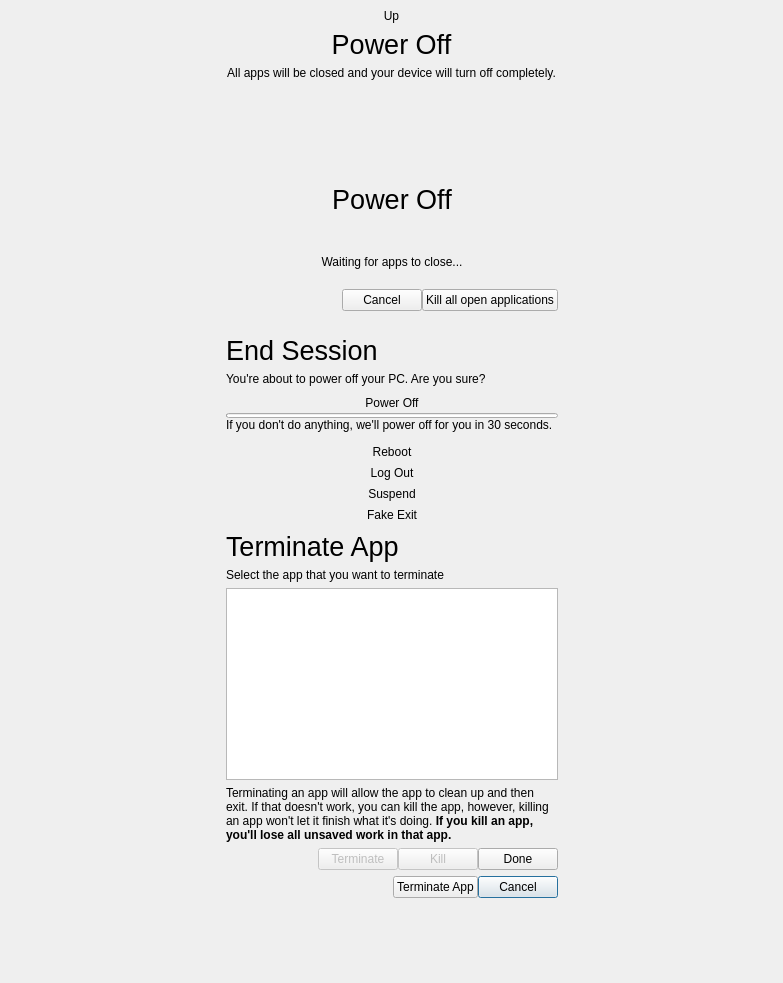
<?xml version="1.0" encoding="UTF-8"?>
<ui version="4.0">
 <class>EndSessionWait</class>
 <widget class="QDialog" name="EndSessionWait">
  <property name="geometry">
   <rect>
    <x>0</x>
    <y>0</y>
    <width>783</width>
    <height>983</height>
   </rect>
  </property>
  <property name="windowTitle">
   <string notr="true">Ending Session</string>
  </property>
  <property name="windowIcon">
   <iconset resource="resources.qrc">
    <normaloff>:/icons/icon.svg</normaloff>:/icons/icon.svg</iconset>
  </property>
  <property name="styleSheet">
   <string notr="true"/>
  </property>
  <layout class="QGridLayout" name="gridLayout">
   <property name="leftMargin">
    <number>0</number>
   </property>
   <property name="topMargin">
    <number>0</number>
   </property>
   <property name="rightMargin">
    <number>0</number>
   </property>
   <property name="bottomMargin">
    <number>0</number>
   </property>
   <item row="4" column="1">
    <spacer name="verticalSpacer">
     <property name="styleSheet">
      <string notr="true"/>
     </property>
     <property name="orientation">
      <enum>Qt::Vertical</enum>
     </property>
     <property name="sizeHint" stdset="0">
      <size>
       <width>20</width>
       <height>40</height>
      </size>
     </property>
    </spacer>
   </item>
   <item row="1" column="1">
    <spacer name="verticalSpacer_2">
     <property name="styleSheet">
      <string notr="true"/>
     </property>
     <property name="orientation">
      <enum>Qt::Vertical</enum>
     </property>
     <property name="sizeHint" stdset="0">
      <size>
       <width>20</width>
       <height>40</height>
      </size>
     </property>
    </spacer>
   </item>
   <item row="2" column="1" rowspan="2">
    <widget class="QFrame" name="MainFrame">
     <property name="styleSheet">
      <string notr="true"/>
     </property>
     <property name="frameShape">
      <enum>QFrame::NoFrame</enum>
     </property>
     <property name="frameShadow">
      <enum>QFrame::Raised</enum>
     </property>
     <layout class="QVBoxLayout" name="verticalLayout_2">
      <property name="leftMargin">
       <number>0</number>
      </property>
      <property name="topMargin">
       <number>0</number>
      </property>
      <property name="rightMargin">
       <number>0</number>
      </property>
      <property name="bottomMargin">
       <number>0</number>
      </property>
      <item>
       <widget class="QFrame" name="poweringOff">
        <property name="sizePolicy">
         <sizepolicy hsizetype="Expanding" vsizetype="Preferred">
          <horstretch>0</horstretch>
          <verstretch>0</verstretch>
         </sizepolicy>
        </property>
        <property name="minimumSize">
         <size>
          <width>350</width>
          <height>0</height>
         </size>
        </property>
        <property name="styleSheet">
         <string notr="true"/>
        </property>
        <property name="frameShape">
         <enum>QFrame::NoFrame</enum>
        </property>
        <property name="frameShadow">
         <enum>QFrame::Raised</enum>
        </property>
        <layout class="QVBoxLayout" name="verticalLayout">
         <property name="spacing">
          <number>20</number>
         </property>
         <item>
          <widget class="QLabel" name="powerType">
           <property name="font">
            <font>
             <pointsize>20</pointsize>
            </font>
           </property>
           <property name="styleSheet">
            <string notr="true"/>
           </property>
           <property name="text">
            <string notr="true">Power Off</string>
           </property>
           <property name="alignment">
            <set>Qt::AlignCenter</set>
           </property>
          </widget>
         </item>
         <item>
          <widget class="tCircularSpinner" name="widget" native="true"/>
         </item>
         <item>
          <widget class="QLabel" name="closingAppsMessage">
           <property name="styleSheet">
            <string notr="true"/>
           </property>
           <property name="text">
            <string>Waiting for apps to close...</string>
           </property>
           <property name="alignment">
            <set>Qt::AlignCenter</set>
           </property>
          </widget>
         </item>
         <item>
          <layout class="QHBoxLayout" name="horizontalLayout">
           <property name="spacing">
            <number>0</number>
           </property>
           <item>
            <spacer name="horizontalSpacer_3">
             <property name="styleSheet">
              <string notr="true"/>
             </property>
             <property name="orientation">
              <enum>Qt::Horizontal</enum>
             </property>
             <property name="sizeHint" stdset="0">
              <size>
               <width>40</width>
               <height>20</height>
              </size>
             </property>
            </spacer>
           </item>
           <item>
            <widget class="QPushButton" name="cancelButton">
             <property name="styleSheet">
              <string notr="true"/>
             </property>
             <property name="text">
              <string>Cancel</string>
             </property>
             <property name="icon">
              <iconset theme="dialog-cancel">
               <normaloff>.</normaloff>.</iconset>
             </property>
            </widget>
           </item>
           <item>
            <widget class="QPushButton" name="killAllButton">
             <property name="styleSheet">
              <string notr="true"/>
             </property>
             <property name="text">
              <string>Kill all open applications</string>
             </property>
             <property name="icon">
              <iconset theme="application-exit">
               <normaloff>.</normaloff>.</iconset>
             </property>
            </widget>
           </item>
          </layout>
         </item>
        </layout>
       </widget>
      </item>
      <item>
       <widget class="QFrame" name="askWhatToDo">
        <property name="styleSheet">
         <string notr="true"/>
        </property>
        <property name="frameShape">
         <enum>QFrame::NoFrame</enum>
        </property>
        <property name="frameShadow">
         <enum>QFrame::Raised</enum>
        </property>
        <layout class="QVBoxLayout" name="verticalLayout_3">
         <property name="sizeConstraint">
          <enum>QLayout::SetMinimumSize</enum>
         </property>
         <item>
          <widget class="QFrame" name="ExitFrameTop">
           <property name="sizePolicy">
            <sizepolicy hsizetype="Preferred" vsizetype="Preferred">
             <horstretch>0</horstretch>
             <verstretch>0</verstretch>
            </sizepolicy>
           </property>
           <property name="styleSheet">
            <string notr="true"/>
           </property>
           <property name="frameShape">
            <enum>QFrame::NoFrame</enum>
           </property>
           <property name="frameShadow">
            <enum>QFrame::Raised</enum>
           </property>
           <layout class="QVBoxLayout" name="verticalLayout_5">
            <property name="leftMargin">
             <number>0</number>
            </property>
            <property name="topMargin">
             <number>0</number>
            </property>
            <property name="rightMargin">
             <number>0</number>
            </property>
            <property name="bottomMargin">
             <number>0</number>
            </property>
            <item>
             <widget class="QLabel" name="label_3">
              <property name="font">
               <font>
                <pointsize>20</pointsize>
               </font>
              </property>
              <property name="styleSheet">
               <string notr="true"/>
              </property>
              <property name="text">
               <string>End Session</string>
              </property>
             </widget>
            </item>
            <item>
             <widget class="QLabel" name="label_4">
              <property name="styleSheet">
               <string notr="true"/>
              </property>
              <property name="text">
               <string>You're about to power off your PC. Are you sure?</string>
              </property>
             </widget>
            </item>
            <item>
             <widget class="QFrame" name="frame">
              <property name="styleSheet">
               <string notr="true"/>
              </property>
              <layout class="QVBoxLayout" name="verticalLayout_7">
               <property name="spacing">
                <number>0</number>
               </property>
               <property name="leftMargin">
                <number>0</number>
               </property>
               <property name="topMargin">
                <number>0</number>
               </property>
               <property name="rightMargin">
                <number>0</number>
               </property>
               <property name="bottomMargin">
                <number>0</number>
               </property>
               <item>
                <widget class="QToolButton" name="PowerOff">
                 <property name="sizePolicy">
                  <sizepolicy hsizetype="Preferred" vsizetype="Fixed">
                   <horstretch>0</horstretch>
                   <verstretch>0</verstretch>
                  </sizepolicy>
                 </property>
                 <property name="styleSheet">
                  <string notr="true"/>
                 </property>
                 <property name="text">
                  <string>Power Off</string>
                 </property>
                 <property name="icon">
                  <iconset theme="system-shutdown">
                   <normaloff>.</normaloff>.</iconset>
                 </property>
                 <property name="iconSize">
                  <size>
                   <width>32</width>
                   <height>32</height>
                  </size>
                 </property>
                 <property name="toolButtonStyle">
                  <enum>Qt::ToolButtonTextBesideIcon</enum>
                 </property>
                 <property name="autoRaise">
                  <bool>true</bool>
                 </property>
                </widget>
               </item>
               <item>
                <widget class="QProgressBar" name="idleProgressBar">
                 <property name="maximumSize">
                  <size>
                   <width>16777215</width>
                   <height>5</height>
                  </size>
                 </property>
                 <property name="styleSheet">
                  <string notr="true"/>
                 </property>
                 <property name="maximum">
                  <number>300</number>
                 </property>
                 <property name="value">
                  <number>0</number>
                 </property>
                 <property name="textVisible">
                  <bool>false</bool>
                 </property>
                </widget>
               </item>
               <item>
                <widget class="QLabel" name="idleWarning">
                 <property name="styleSheet">
                  <string notr="true"/>
                 </property>
                 <property name="text">
                  <string>If you don't do anything, we'll power off for you in 30 seconds.</string>
                 </property>
                 <property name="wordWrap">
                  <bool>true</bool>
                 </property>
                </widget>
               </item>
               <item>
                <spacer name="verticalSpacer_3">
                 <property name="orientation">
                  <enum>Qt::Vertical</enum>
                 </property>
                 <property name="sizeType">
                  <enum>QSizePolicy::Fixed</enum>
                 </property>
                 <property name="sizeHint" stdset="0">
                  <size>
                   <width>20</width>
                   <height>9</height>
                  </size>
                 </property>
                </spacer>
               </item>
               <item>
                <widget class="QToolButton" name="Reboot">
                 <property name="sizePolicy">
                  <sizepolicy hsizetype="Preferred" vsizetype="Fixed">
                   <horstretch>0</horstretch>
                   <verstretch>0</verstretch>
                  </sizepolicy>
                 </property>
                 <property name="styleSheet">
                  <string notr="true"/>
                 </property>
                 <property name="text">
                  <string>Reboot</string>
                 </property>
                 <property name="icon">
                  <iconset theme="system-reboot">
                   <normaloff>.</normaloff>.</iconset>
                 </property>
                 <property name="iconSize">
                  <size>
                   <width>16</width>
                   <height>16</height>
                  </size>
                 </property>
                 <property name="toolButtonStyle">
                  <enum>Qt::ToolButtonTextBesideIcon</enum>
                 </property>
                 <property name="autoRaise">
                  <bool>true</bool>
                 </property>
                </widget>
               </item>
               <item>
                <widget class="QToolButton" name="LogOut">
                 <property name="sizePolicy">
                  <sizepolicy hsizetype="Preferred" vsizetype="Fixed">
                   <horstretch>0</horstretch>
                   <verstretch>0</verstretch>
                  </sizepolicy>
                 </property>
                 <property name="styleSheet">
                  <string notr="true"/>
                 </property>
                 <property name="text">
                  <string>Log Out</string>
                 </property>
                 <property name="icon">
                  <iconset theme="system-log-out">
                   <normaloff>.</normaloff>.</iconset>
                 </property>
                 <property name="iconSize">
                  <size>
                   <width>16</width>
                   <height>16</height>
                  </size>
                 </property>
                 <property name="toolButtonStyle">
                  <enum>Qt::ToolButtonTextBesideIcon</enum>
                 </property>
                 <property name="autoRaise">
                  <bool>true</bool>
                 </property>
                </widget>
               </item>
               <item>
                <widget class="QToolButton" name="Suspend">
                 <property name="sizePolicy">
                  <sizepolicy hsizetype="Preferred" vsizetype="Fixed">
                   <horstretch>0</horstretch>
                   <verstretch>0</verstretch>
                  </sizepolicy>
                 </property>
                 <property name="styleSheet">
                  <string notr="true"/>
                 </property>
                 <property name="text">
                  <string>Suspend</string>
                 </property>
                 <property name="icon">
                  <iconset theme="system-suspend">
                   <normaloff>.</normaloff>.</iconset>
                 </property>
                 <property name="iconSize">
                  <size>
                   <width>16</width>
                   <height>16</height>
                  </size>
                 </property>
                 <property name="toolButtonStyle">
                  <enum>Qt::ToolButtonTextBesideIcon</enum>
                 </property>
                 <property name="autoRaise">
                  <bool>true</bool>
                 </property>
                </widget>
               </item>
               <item>
                <widget class="QToolButton" name="DummyExit">
                 <property name="sizePolicy">
                  <sizepolicy hsizetype="Preferred" vsizetype="Fixed">
                   <horstretch>0</horstretch>
                   <verstretch>0</verstretch>
                  </sizepolicy>
                 </property>
                 <property name="styleSheet">
                  <string notr="true"/>
                 </property>
                 <property name="text">
                  <string>Fake Exit</string>
                 </property>
                 <property name="icon">
                  <iconset theme="application-exit">
                   <normaloff>.</normaloff>.</iconset>
                 </property>
                 <property name="iconSize">
                  <size>
                   <width>16</width>
                   <height>16</height>
                  </size>
                 </property>
                 <property name="toolButtonStyle">
                  <enum>Qt::ToolButtonTextBesideIcon</enum>
                 </property>
                 <property name="autoRaise">
                  <bool>true</bool>
                 </property>
                </widget>
               </item>
              </layout>
             </widget>
            </item>
           </layout>
          </widget>
         </item>
         <item>
          <widget class="QFrame" name="terminateAppFrame">
           <property name="sizePolicy">
            <sizepolicy hsizetype="Preferred" vsizetype="Ignored">
             <horstretch>0</horstretch>
             <verstretch>0</verstretch>
            </sizepolicy>
           </property>
           <property name="styleSheet">
            <string notr="true"/>
           </property>
           <property name="frameShape">
            <enum>QFrame::NoFrame</enum>
           </property>
           <property name="frameShadow">
            <enum>QFrame::Raised</enum>
           </property>
           <layout class="QVBoxLayout" name="verticalLayout_4">
            <property name="leftMargin">
             <number>0</number>
            </property>
            <property name="topMargin">
             <number>0</number>
            </property>
            <property name="rightMargin">
             <number>0</number>
            </property>
            <property name="bottomMargin">
             <number>0</number>
            </property>
            <item>
             <widget class="QLabel" name="label_5">
              <property name="font">
               <font>
                <pointsize>20</pointsize>
               </font>
              </property>
              <property name="styleSheet">
               <string notr="true"/>
              </property>
              <property name="text">
               <string>Terminate App</string>
              </property>
             </widget>
            </item>
            <item>
             <widget class="QLabel" name="label_6">
              <property name="styleSheet">
               <string notr="true"/>
              </property>
              <property name="text">
               <string>Select the app that you want to terminate</string>
              </property>
             </widget>
            </item>
            <item>
             <widget class="QListWidget" name="listWidget">
              <property name="sizePolicy">
               <sizepolicy hsizetype="Expanding" vsizetype="Expanding">
                <horstretch>0</horstretch>
                <verstretch>0</verstretch>
               </sizepolicy>
              </property>
              <property name="styleSheet">
               <string notr="true"/>
              </property>
             </widget>
            </item>
            <item>
             <widget class="QLabel" name="label_8">
              <property name="styleSheet">
               <string notr="true"/>
              </property>
              <property name="text">
               <string>&lt;html&gt;&lt;head/&gt;&lt;body&gt;&lt;p&gt;Terminating an app will allow the app to clean up and then exit. If that doesn't work, you can kill the app, however, killing an app won't let it finish what it's doing. &lt;span style=&quot; font-weight:600;&quot;&gt;If you kill an app, you'll lose all unsaved work in that app.&lt;/span&gt;&lt;/p&gt;&lt;/body&gt;&lt;/html&gt;</string>
              </property>
              <property name="wordWrap">
               <bool>true</bool>
              </property>
             </widget>
            </item>
            <item>
             <layout class="QHBoxLayout" name="horizontalLayout_3">
              <property name="spacing">
               <number>0</number>
              </property>
              <item>
               <spacer name="horizontalSpacer_5">
                <property name="styleSheet">
                 <string notr="true"/>
                </property>
                <property name="orientation">
                 <enum>Qt::Horizontal</enum>
                </property>
                <property name="sizeHint" stdset="0">
                 <size>
                  <width>40</width>
                  <height>20</height>
                 </size>
                </property>
               </spacer>
              </item>
              <item>
               <widget class="QPushButton" name="pushButton_5">
                <property name="enabled">
                 <bool>false</bool>
                </property>
                <property name="styleSheet">
                 <string notr="true"/>
                </property>
                <property name="text">
                 <string>Terminate</string>
                </property>
                <property name="icon">
                 <iconset theme="window-close">
                  <normaloff>.</normaloff>.</iconset>
                </property>
               </widget>
              </item>
              <item>
               <widget class="QPushButton" name="pushButton_4">
                <property name="enabled">
                 <bool>false</bool>
                </property>
                <property name="styleSheet">
                 <string notr="true"/>
                </property>
                <property name="text">
                 <string>Kill</string>
                </property>
                <property name="icon">
                 <iconset theme="window-close">
                  <normaloff>.</normaloff>.</iconset>
                </property>
               </widget>
              </item>
              <item>
               <widget class="QPushButton" name="exitTerminate">
                <property name="styleSheet">
                 <string notr="true"/>
                </property>
                <property name="text">
                 <string>Done</string>
                </property>
                <property name="icon">
                 <iconset theme="dialog-ok">
                  <normaloff>.</normaloff>.</iconset>
                </property>
               </widget>
              </item>
             </layout>
            </item>
           </layout>
          </widget>
         </item>
         <item>
          <widget class="QFrame" name="ExitFrameBottom">
           <property name="sizePolicy">
            <sizepolicy hsizetype="Preferred" vsizetype="Preferred">
             <horstretch>0</horstretch>
             <verstretch>0</verstretch>
            </sizepolicy>
           </property>
           <property name="styleSheet">
            <string notr="true"/>
           </property>
           <layout class="QHBoxLayout" name="horizontalLayout_2">
            <property name="spacing">
             <number>0</number>
            </property>
            <property name="leftMargin">
             <number>0</number>
            </property>
            <property name="topMargin">
             <number>0</number>
            </property>
            <property name="rightMargin">
             <number>0</number>
            </property>
            <property name="bottomMargin">
             <number>0</number>
            </property>
            <item>
             <spacer name="horizontalSpacer_4">
              <property name="styleSheet">
               <string notr="true"/>
              </property>
              <property name="orientation">
               <enum>Qt::Horizontal</enum>
              </property>
              <property name="sizeHint" stdset="0">
               <size>
                <width>40</width>
                <height>20</height>
               </size>
              </property>
             </spacer>
            </item>
            <item>
             <widget class="QPushButton" name="terminateApp">
              <property name="styleSheet">
               <string notr="true"/>
              </property>
              <property name="text">
               <string>Terminate App</string>
              </property>
              <property name="icon">
               <iconset theme="window-close">
                <normaloff>.</normaloff>.</iconset>
              </property>
             </widget>
            </item>
            <item>
             <widget class="QPushButton" name="CancelAsk">
              <property name="styleSheet">
               <string notr="true"/>
              </property>
              <property name="text">
               <string>Cancel</string>
              </property>
              <property name="icon">
               <iconset theme="dialog-cancel">
                <normaloff>.</normaloff>.</iconset>
              </property>
              <property name="default">
               <bool>true</bool>
              </property>
             </widget>
            </item>
           </layout>
          </widget>
         </item>
        </layout>
       </widget>
      </item>
     </layout>
    </widget>
   </item>
   <item row="2" column="0" rowspan="2">
    <spacer name="horizontalSpacer">
     <property name="styleSheet">
      <string notr="true"/>
     </property>
     <property name="orientation">
      <enum>Qt::Horizontal</enum>
     </property>
     <property name="sizeHint" stdset="0">
      <size>
       <width>40</width>
       <height>20</height>
      </size>
     </property>
    </spacer>
   </item>
   <item row="2" column="2" rowspan="2">
    <spacer name="horizontalSpacer_2">
     <property name="styleSheet">
      <string notr="true"/>
     </property>
     <property name="orientation">
      <enum>Qt::Horizontal</enum>
     </property>
     <property name="sizeHint" stdset="0">
      <size>
       <width>40</width>
       <height>20</height>
      </size>
     </property>
    </spacer>
   </item>
   <item row="0" column="0" colspan="3">
    <widget class="QFrame" name="slideOffFrame">
     <property name="autoFillBackground">
      <bool>true</bool>
     </property>
     <property name="frameShape">
      <enum>QFrame::NoFrame</enum>
     </property>
     <property name="frameShadow">
      <enum>QFrame::Raised</enum>
     </property>
     <layout class="QVBoxLayout" name="verticalLayout_6">
      <property name="bottomMargin">
       <number>12</number>
      </property>
      <item>
       <widget class="QLabel" name="ArrowUp">
        <property name="text">
         <string notr="true">Up</string>
        </property>
        <property name="alignment">
         <set>Qt::AlignCenter</set>
        </property>
       </widget>
      </item>
      <item>
       <widget class="QLabel" name="slideOffLabel">
        <property name="font">
         <font>
          <pointsize>20</pointsize>
         </font>
        </property>
        <property name="text">
         <string>Power Off</string>
        </property>
        <property name="alignment">
         <set>Qt::AlignCenter</set>
        </property>
       </widget>
      </item>
      <item>
       <widget class="QLabel" name="label_7">
        <property name="text">
         <string>All apps will be closed and your device will turn off completely.</string>
        </property>
        <property name="alignment">
         <set>Qt::AlignCenter</set>
        </property>
       </widget>
      </item>
     </layout>
    </widget>
   </item>
  </layout>
 </widget>
 <customwidgets>
  <customwidget>
   <class>tCircularSpinner</class>
   <extends>QWidget</extends>
   <header location="global">tcircularspinner.h</header>
   <container>1</container>
  </customwidget>
 </customwidgets>
 <resources>
  <include location="resources.qrc"/>
 </resources>
 <connections/>
</ui>
